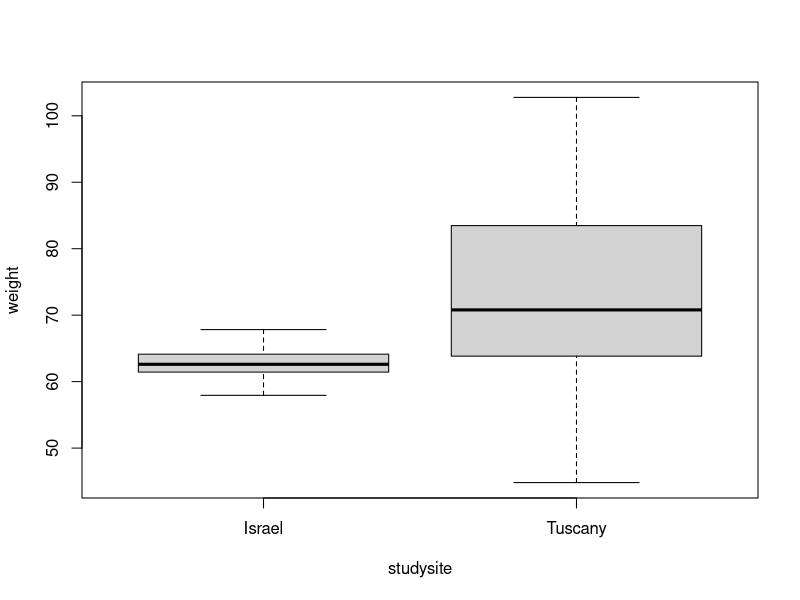
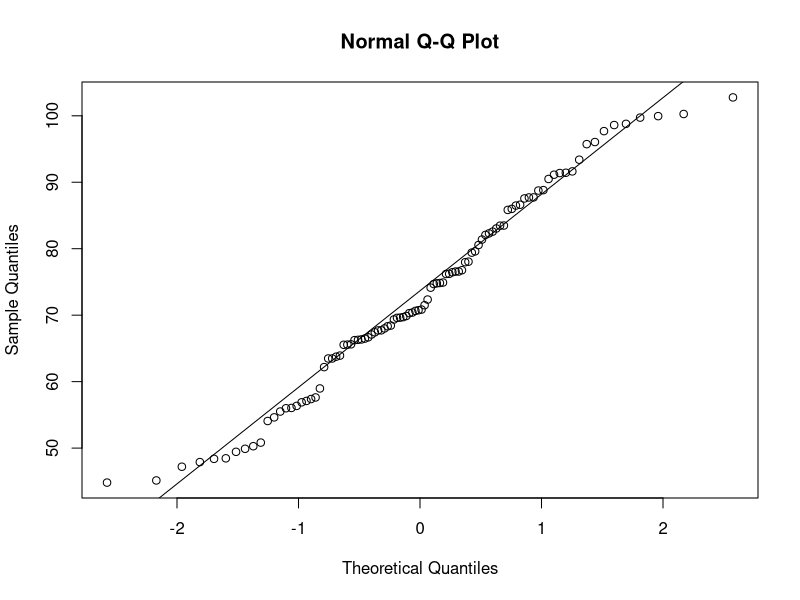
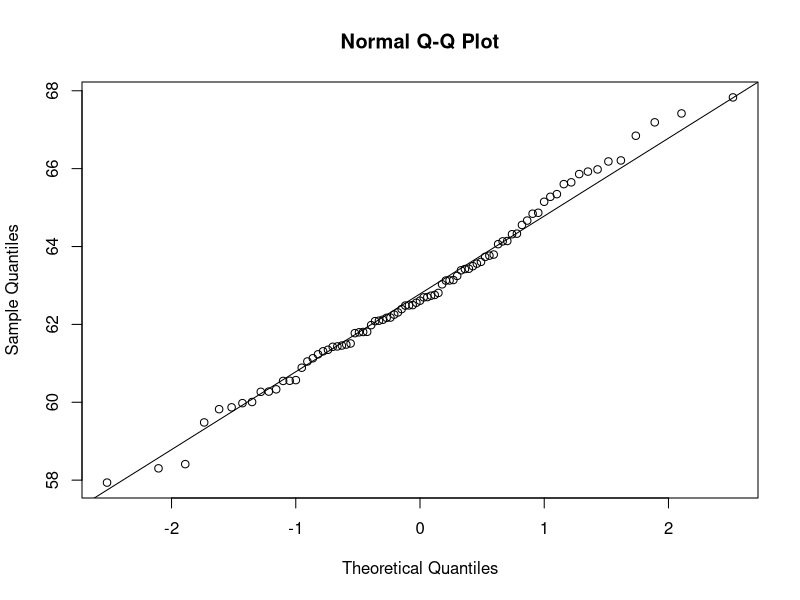

Here is the R script that generated these plots, in order: (Note: this script raises an error after producing the figures.)
# Exercise # 1  -----------------------------------------------------------
#Import fallow.txt in R (make sure you write the script that sets the working directory 
#and import the file) 

# these are the weights (kg) of 85 male fallow deer from Israel and 100
# male fallow deer from Tuscany.

#All males have been weigthed the last days of August, all males are adult (age > 4 years old)

# You expect that males living in Israel (harsh mediterranean environment
#, less food available compared to Tuscany) 
# are lighter than males living in Tuscany. 

# Is this difference statistically significant?

# Solutions # 1 -----------------------------------------------------------
setwd("~/TEACHING IN FREIBURG/11 - Statistics with R fall 2015/4_Classical Tests")
fallow <- read.delim("fallow.txt")
attach(fallow)
boxplot(weight ~ studysite)
# these are 2 indipendent populations. so we likely need a t-test for independent samples
# the t test is one sided, because we a priori assume that deer in Israel are lighter. 
# however, are we allowed to run a t-test? 
qqnorm(weight[studysite=="Tuscany"])
qqline(weight[studysite=="Tuscany"])

qqnorm(weight[studysite=="Israel"])
qqline(weight[studysite=="Israel"])

shapiro.test(weight[studysite=="Tuscany"])
shapiro.test(weight[studysite=="Israel"])
# normality does not bother us TOO MUCH. However, we are clearly worried of different variance (spread) in the 2 populations. There is no chance we assume equal variances here.
library(car)
leveneTest(weight ~ studysite) #we reject equal variances
t.test(weight ~ studysite, mu=0 ,alt = "less", conf = 0.95, var.eq = F, paired = F)
# answer: fallow deer in Israel are significantly lighter than fallow deer in tuscany: T-test for indipendent samples, t = -6.8713, df = 103.824, p-value = 2.426e-10




# well, maybe you decided to go for a non-parametric test (although the 2 populations are normally distributed, so we can make assumptions about them, and we should go parametric) 
wilcox.test(weight ~ studysite, mu = 0, alt = "less", conf.int = T, conf.level = 0.95, paired = F,exact = F)
# if this is the case, fallow deer in Israel are significantly lighter than fallow deer in tuscany: Mann Whitney U test for indipendent samples, W = 1996, p-value = 2.676e-10
# however, such unequal variances could affect the Mann-Whitney U test as well. The T-test controlling for unequal variances is definitely preferred here.
#BETTER BEING A BIT WEEK ON THE NORMALITY SIDE THAN BEING VERY WEAK ON THE HETEROGENEITY SIDE.
detach(fallow)



